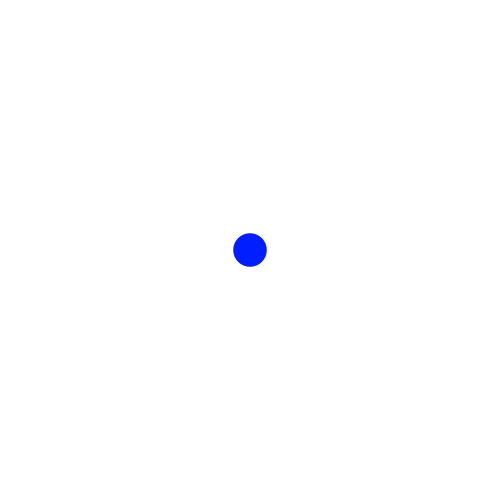
Frame 1 (no input)
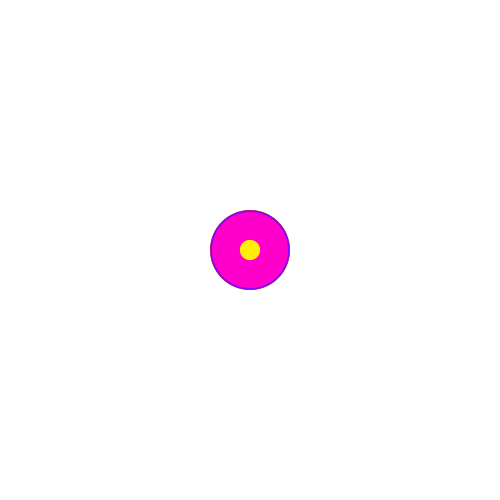
Frame 60 (the mouse pressed at the canvas centre just before this capture)
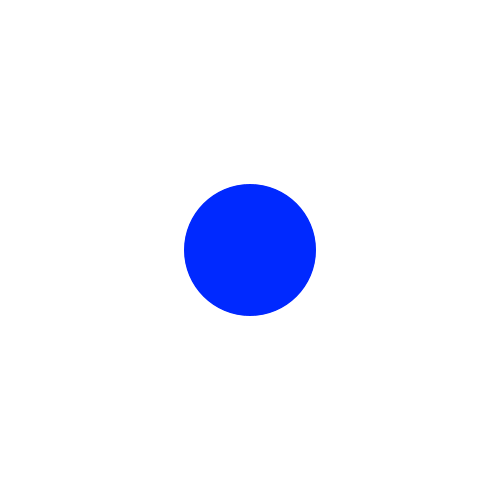
Frame 120 (the mouse held since frame 60 and released just before this capture)

The Processing sketch that drew these frames (run headless with seeded random() and noise(); from frame 60 on, the mouse is pressed at the canvas centre):

// Processing sketch: processing_186463
// ── processing_186463.pde

int counter;

void setup() {  //setup function called initially, only once
  size(500, 500);
  background(255);  //set background white
  colorMode(HSB);   //set colors to Hue, Saturation, Brightness mode
  counter = 12;
}

void draw() {  //draw function loops 
  counter++;
  noStroke();
  fill(random(255),255,255);
  
  if(mousePressed == true) { //add some interaction
    ellipse(mouseX, mouseY, counter, counter);
  }
  else {
    ellipse(width/2, height/2, 80*sin(counter), 80*sin(counter));
  }
}
